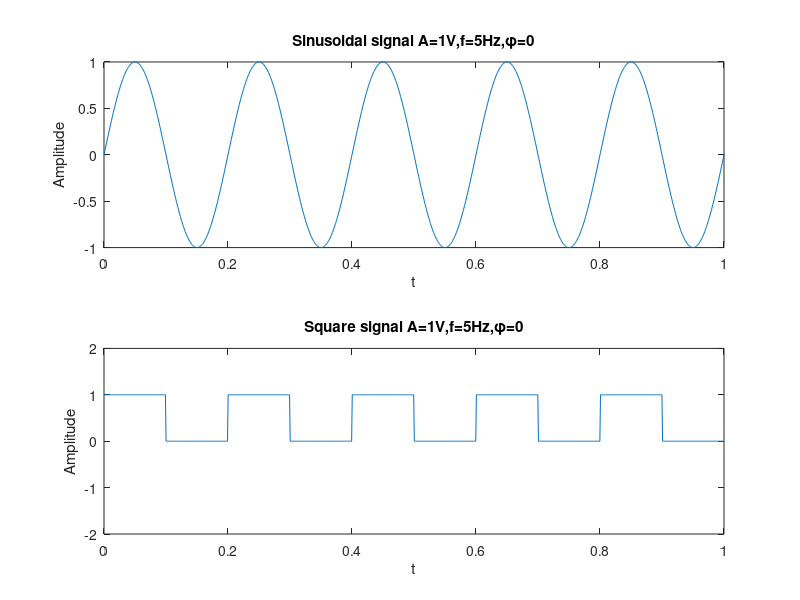

Write the MATLAB code that produced this figure.
%To generate sinusoidal signal
clc
clear all
close all
%Specify the parameters of the sine wave
A=1;%Amplitude
f=5;%Frequency
ph=0;%Phase
%To genertae Time vector
t=linspace(0,1,1000)
x=A*sin(2*pi*f*t+ph);
%Conversion of sine to square wave
y=(x>=0);
%Plotting the result
subplot(2,1,1),plot(t,x),xlabel('t'),ylabel('Amplitude'),title(['Sinusoidal signal' ' A=',num2str(A),'V',',f=',num2str(f),'Hz',',\phi=',num2str(ph)]);
subplot(2,1,2),plot(t,y),axis([0 1 -2 2]),xlabel('t'),ylabel('Amplitude'),title(['Square signal' ' A=',num2str(A),'V',',f=',num2str(f),'Hz',',\phi=',num2str(ph                  )]);
